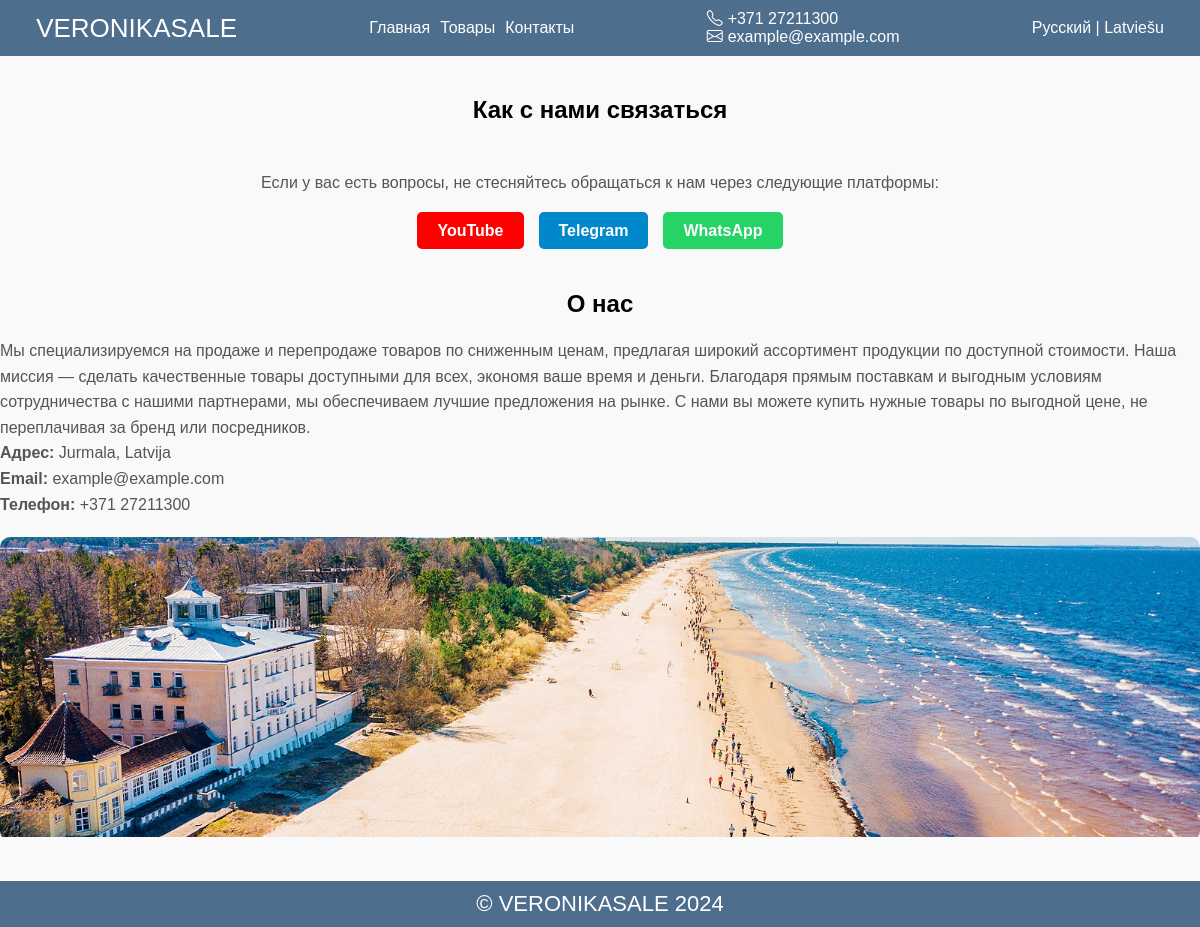
Before: /ru/contacts/ with the older database file.
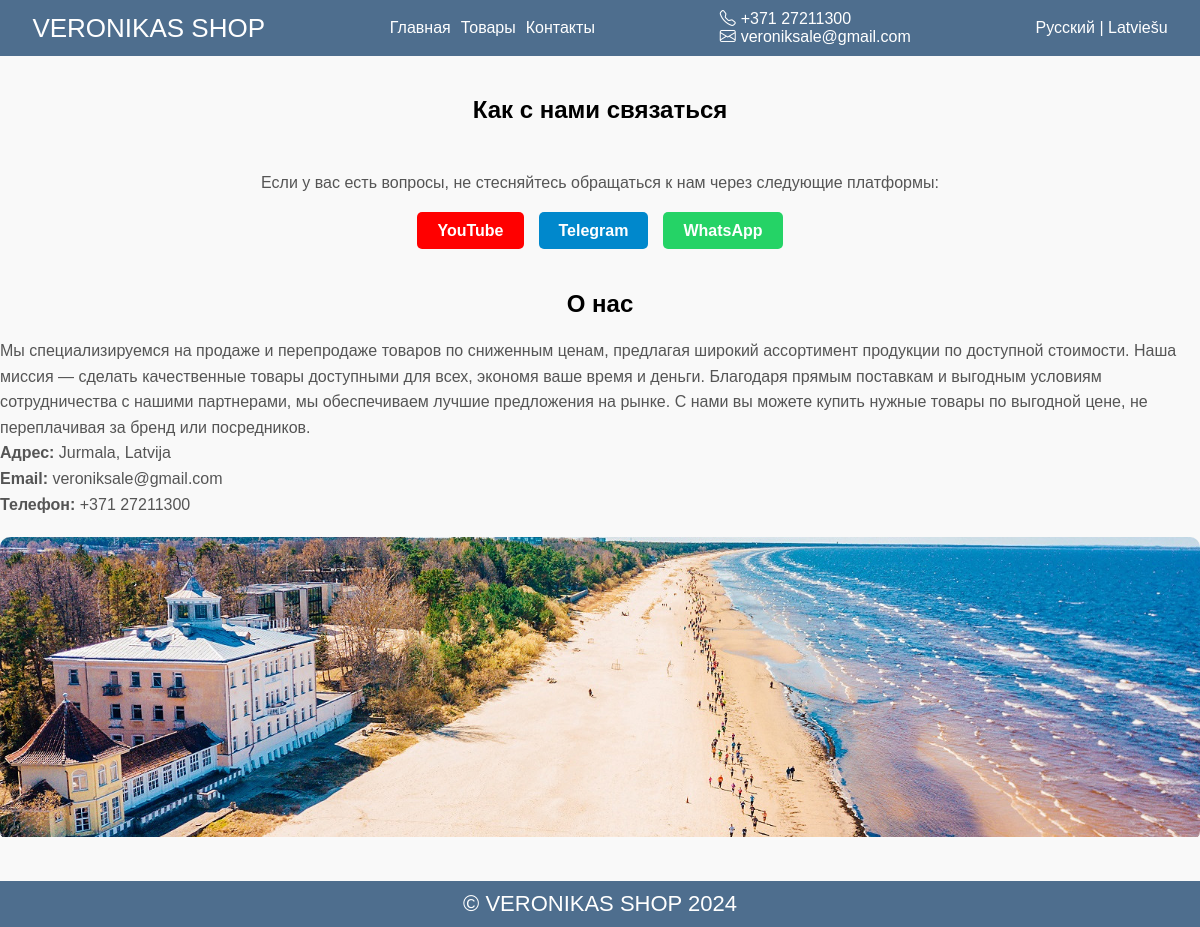
After: the same page with the newer database file.
### base/models.py (models this page shows, shortened)
class Company(models.Model):
    name = models.CharField(max_length=255, help_text="название компании", default="Название компании")
    phone_number = models.CharField(max_length=20, help_text="номер телефона", default="Номер телефона")
    email = models.EmailField(help_text="gmail почта", default="example@example.com")
    telegram_link = models.URLField(blank=True, null=True, help_text="ссылка на контакт в телеграм", default="")
    youtube_link = models.URLField(blank=True, null=True, help_text="ссылка на ютуб канал", default="")
    whatsapp_link = models.URLField(blank=True, null=True, help_text="ссылка на контакт в ватсапп", default="")
    address = models.CharField(max_length=255, help_text="адрес компании", default="Адрес компании")
    about = models.TextField(help_text="О компании текст", default="О компании")
    about_lv = models.TextField(help_text="О компании текст на латышском", default="Par kompaniju")
    location_image = models.ImageField(upload_to='images/', blank=True, null=True, help_text="картинка города (где базируется компания)", default='images/jurmala.jpg')
    intro_img = models.ImageField(upload_to='images/', blank=True, null=True, help_text="картинка города (где базируется компания)", default='images/intro.jpg')
    class Meta:
        verbose_name = "Компания"
        verbose_name_plural = "Компания"

### base/views.py (the view)
# urls.py: path('contacts/', views.contacts, name='contacts'),
def contacts(request):
    company_info = get_company_info()
    return render(request, 'contacts.html', {'company_info': company_info})

### base/views.py (called while the page is built)
def get_company_info():
    company_info = Company.objects.first()
    return company_info

### templates/contacts.html
{% extends "main.html" %}
{% load static %}
{% load i18n %}
{% block content %}
<div class="contacts main-content">
  <div class="container">
    <h2 class="section-title">{% trans "Как с нами связаться" %}</h2>
    <div class="contacts__inner">
        <p>{% trans "Если у вас есть вопросы, не стесняйтесь обращаться к нам через следующие платформы:" %}</p>
        <ul class="social-links">
            <li>
                <a href="{{ company_info.youtube_link }}" target="_blank" class="social-link youtube">
                    {% trans "YouTube" %}
                </a>
            </li>
            <li>
                <a href="{{ company_info.telegram_link }}" target="_blank" class="social-link telegram">
                    {% trans "Telegram" %}
                </a>
            </li>
            <li>
                <a href="{{ company_info.whatsapp_link }}" target="_blank" class="social-link whatsapp">
                    {% trans "WhatsApp" %}
                </a>
            </li>
        </ul>
    </div>
    <div class="location-info">
        <h2>{% trans "О нас" %}</h2>
        <p>
            {% if LANGUAGE_CODE == 'lv' %}
            {{ company_info.about_lv }}
            {% else %}
                {{ company_info.about }}
            {% endif %}
        </p>
        <p><strong>{% trans "Адрес:" %}</strong>
            <span>Jurmala, Latvija</span>
        </p>
        <p><strong>{% trans "Email:" %}</strong> <a href="mailto:{{ company_info.email }}">{{ company_info.email }}</a></p>
        <p><strong>{% trans "Телефон:" %}</strong> <a href="tel:{{ company_info.phone_number }}">{{ company_info.phone_number }}</a></p>
        <div class="img__container">
            <img src="{{ company_info.location_image.url }}" alt="{% trans 'Юрмала' %}" class="location-image">
        </div>
    </div>
  </div>
</div>
{% endblock %}

### templates/main.html (shortened to what this page needs)
{% load static %}
{% load i18n %}
<!DOCTYPE html>
<html lang="{% get_current_language as LANGUAGE_CODE %}">
<head>
  <link rel="stylesheet" href="{% static 'styles/main.css' %}">
  <link href="https://cdn.jsdelivr.net/npm/bootstrap-icons/font/bootstrap-icons.css" rel="stylesheet">
</head>
<body>
  {% include 'header.html' %}
  {% block content %}
  {% endblock %}
  {% include 'footer.html' %}
</body>
</html>

### templates/header.html (shortened to what this page needs)
{% load static %}
{% load i18n %}
{% block content %}
<header class="header">
  <div class="container">
    <div class="header__inner">
      <a href="{% url 'home' %}" class="header-logo">{{ company_info.name }}</a>
      <nav class="header-menu">
        <a href="{% url 'home' %}">{% trans "Главная" %}</a>
        <a href="{% url 'products' %}">{% trans "Товары" %}</a>
        <a href="{% url 'contacts' %}">{% trans "Контакты" %}</a>
      </nav>
      <div class="header-info">
        <a href="tel:{{ company_info.phone_number }}"><i class="bi bi-telephone"></i>{{ company_info.phone_number }}</a>
        <a href="mailto:{{ company_info.email }}"><i class="bi bi-envelope"></i>{{ company_info.email }}</a>
      </div>
      <div class="language-switcher">
        <a href="#" onclick="changeLanguage('ru')"{% if LANGUAGE_CODE == 'ru' %} class="active"{% endif %}>{% trans "Русский" %}</a> |
        <a href="#" onclick="changeLanguage('lv')"{% if LANGUAGE_CODE == 'lv' %} class="active"{% endif %}>{% trans "Latviešu" %}</a>
      </div>
    </div>
  </div>
</header>
{% endblock content %}

### templates/footer.html
<footer class="footer">
  <p>&copy; {{ company_info.name }} 2024</p>
</footer>

### Company/static/styles/main.css (style rules this page uses)
html { min-height: 100vh; }
body { padding: 0; margin: 0; width: 100%; min-height: 100vh; display: flex; flex-direction: column; font-family: "Manrope", sans-serif; }
* { padding: 0; margin: 0; box-sizing: border-box; }
.main-content { flex: 1; }
.container { max-width: 1400px; width: 100%; margin: 0 auto; }
.section-title { text-align: center; margin-bottom: 50px; }
footer { width: 100%; display: flex; justify-content: center; align-items: center; background-color: #4e6e8e; }
footer p { font-size: 22px; padding: 10px 0; color: #fff; text-align: center; }
a { color: inherit; text-decoration: none; -webkit-transition: .2s linear; -moz-transition: .2s linear; -ms-transition: .2s linear; -o-transition: .2s linear; transition: .2s linear; }
.header { width: 100%; background-color: #4e6e8e; color: #fff; position: sticky; z-index: 100; left: 0; top: 0; }
.header__inner { display: flex; justify-content: space-around; align-items: center; padding: 10px 0; gap: 60px; }
.header-logo { font-size: clamp(14px, 4vw, 26px); }
.header__inner .header-menu { display: flex; gap: 10px; margin-top: 4px; }
.header-menu a { padding-bottom: 3px; border-bottom: 1px solid transparent; }
.header-info { display: flex; flex-direction: column; align-items: flex-start; }
.header-info a { display: flex; gap: 5px; }
.contacts { flex: 1; display: flex; align-items: center; justify-content: center; padding: 40px 0; background-color: #f9f9f9; }
.contacts__inner p { text-align: center; font-size: 16px; color: #555; }
.contacts__inner ul { display: flex; flex-wrap: wrap; list-style-type: none; padding: 0; text-align: center; margin: 20px 0; }
.contacts__inner li { margin: 10px 0; }
.social-links { display: flex; justify-content: center; gap: 15px; }
.social-link { color: white; padding: 10px 20px; border-radius: 5px; font-weight: bold; text-decoration: none; }
.social-links li { -webkit-transition: .3s linear; -moz-transition: .3s linear; -ms-transition: .3s linear; -o-transition: .3s linear; transition: .3s linear; }
.social-link.youtube { background-color: #FF0000; }
.social-link.telegram { background-color: #0088cc; }
.social-link.whatsapp { background-color: #25D366; }
.location-info { margin-top: 40px; }
.location-info h2 { text-align: center; font-size: 24px; margin-bottom: 20px; }
.location-info p { font-size: 16px; color: #555; line-height: 1.6; }
.location-info img.location-image { width: 100%; -webkit-transition: .5s linear; -moz-transition: .5s linear; -ms-transition: .5s linear; -o-transition: .5s linear; transition: .5s linear; }
.location-info .img__container { overflow: hidden; width: 100%; margin-top: 20px; border-radius: 10px; }

Changed rows visible on the page:
changed Company: name "VERONIKASALE" → "VERONIKAS SHOP"; email "example@example.com" → "veroniksale@gmail.com"
